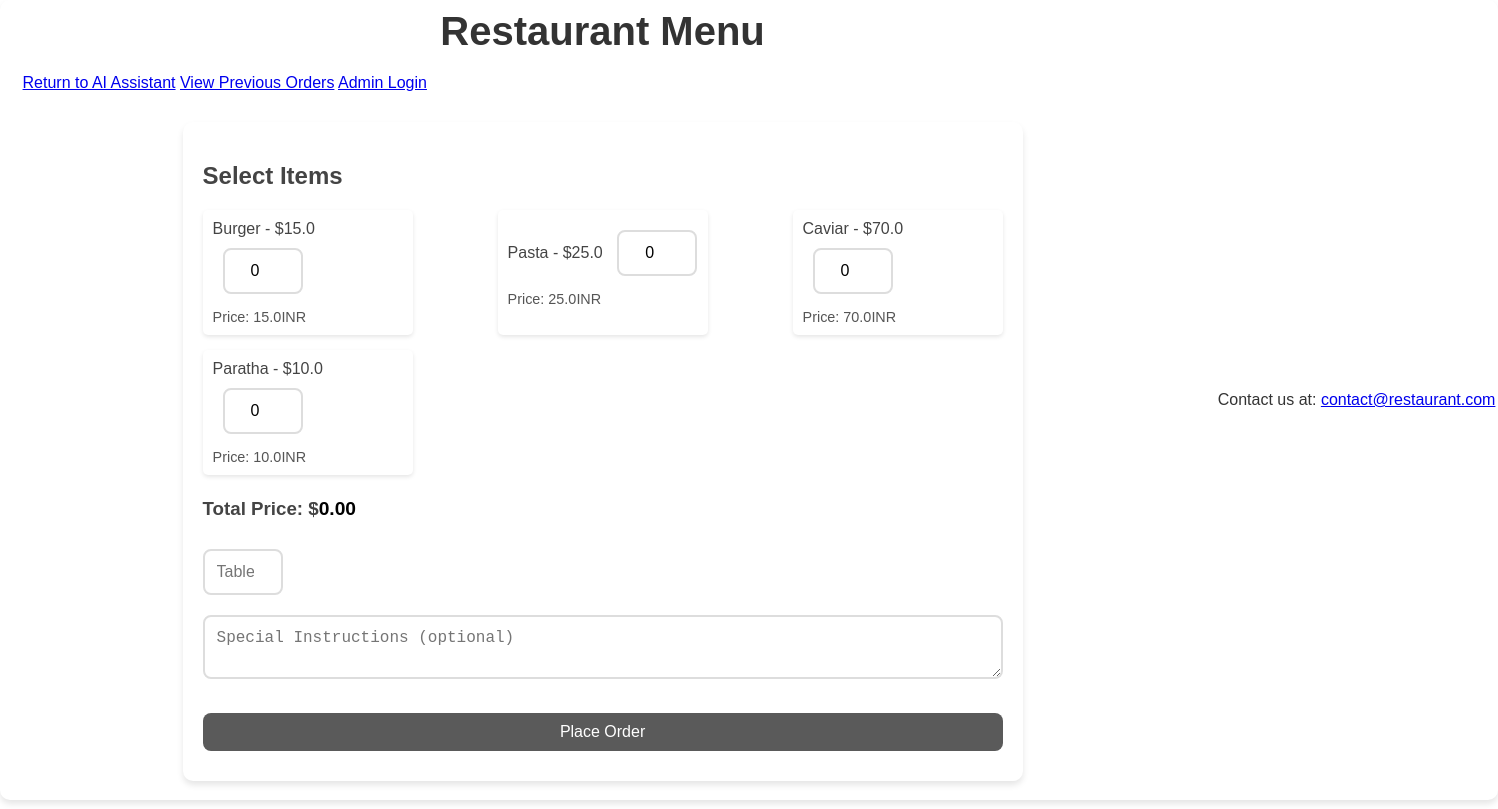
The page /menu on the database its author committed.
### app.py (models this page shows, shortened)
class MenuItem(db.Model):
    id = db.Column(db.Integer, primary_key=True)
    name = db.Column(db.String(100), nullable=False)
    price = db.Column(db.Float, nullable=False)
    ingredients = db.Column(db.String(200))

### app.py (the view)
@app.route('/menu')
def menu():
    items = MenuItem.query.all()
    return render_template('menu.html', items=items)

### templates/menu.html (shortened to what this page needs)
<!DOCTYPE html>
<html lang="en">
<head>
    <link rel="stylesheet" href="{{ url_for('static', filename='style.css') }}">
</head>
<body class="container">
    <div>
        <h1>Restaurant Menu</h1>
        <div class="navigation-links">
            <a href="/" class="highlight">Return to AI Assistant</a>
            <a href="/orders">View Previous Orders</a>
            <a href="/admin_login">Admin Login</a>
        </div>
        <form id="order-form" method="POST" action="/order">
            <h2>Select Items</h2>
            <div id="menu-items">
                {% for item in items %}
                <div class="menu-item" id="item-{{ item.id }}">
                    <label class="item-label">{{ item.name }} - ${{ item.price }}</label>
                    <input type="number" name="quantity_{{ item.id }}" min="0" value="0" class="item-quantity" data-price="{{ item.price }}">
                    <span class="item-price">Price: {{ item.price }}INR</span>
                </div>
                {% endfor %}
            </div>
            <h3>Total Price: $<span id="total-price">0</span></h3>
            <input type="number" name="table_number" placeholder="Table Number" required>
            <textarea name="special_instructions" placeholder="Special Instructions (optional)"></textarea>
            <button type="submit">Place Order</button>
        </form>
    </div>
    <footer>
        <p>Contact us at: <a href="mailto:contact@restaurant.com">contact@restaurant.com</a></p>
    </footer>
</body>
</html>

### static/style.css (style rules this page uses)
body { font-family: Arial, sans-serif; background-color: #f5f5f5; color: #333; margin: 0; padding: 0; }
h1, h2, h3 { font-weight: 600; color: #333; }
h1 { text-align: center; font-size: 2.5rem; margin: 20px 0; }
h2, h3 { color: #444; }
form { max-width: 800px; margin: 30px auto; padding: 20px; background-color: #fff; border-radius: 10px; box-shadow: 0 4px 6px rgba(0, 0, 0, 0.1); }
input, textarea, button { font-size: 1rem; padding: 12px; margin: 10px 0; border: 2px solid #ddd; border-radius: 8px; width: 100%; box-sizing: border-box; }
input[type="number"] { width: 80px; }
button { background-color: #333; color: #fff; cursor: pointer; transition: background-color 0.3s ease; }
#menu-items { display: flex; flex-wrap: wrap; gap: 10px; justify-content: space-between; }
.menu-item { background-color: #fff; padding: 10px; border-radius: 5px; box-shadow: 0 2px 4px rgba(0, 0, 0, 0.1); width: calc(25% - 10px); transition: transform 0.3s ease-in-out; animation: fadeIn 0.5s ease-in-out; margin-bottom: 5px; }
.menu-item label { font-size: 1rem; font-weight: 500; color: #444; }
.item-quantity { text-align: center; font-size: 1rem; width: 50px; margin-left: 10px; }
.item-price { font-size: 0.9rem; color: #555; display: block; margin-top: 5px; }
#total-price { font-size: 1.2rem; font-weight: bold; color: #000; margin-top: 20px; }
form button { background-color: #5a5a5a; border: none; padding: 10px 20px; font-size: 1rem; cursor: pointer; margin-top: 20px; border-radius: 8px; color: white; transition: background-color 0.3s ease; }
.menu-item, .admin-item, li { animation: fadeIn 0.5s ease-in-out; }
.container { display: flex; flex-wrap: wrap; gap: 10px; justify-content: space-between; overflow-y: auto; max-height: 80vh; padding: 20px; background-color: #fff; border-radius: 10px; box-shadow: 0 4px 6px rgba(0, 0, 0, 0.1); }
body.container { display: flex; flex-direction: column; align-items: center; justify-content: center; min-height: 100vh; margin: 0; padding: 0; }
.container > div { width: 100%; max-width: 1200px; padding: 20px; box-sizing: border-box; }
button { background-color: #888; color: #fff; cursor: pointer; transition: background-color 0.3s ease; }

### rows shown on the page
MenuItem: name "Burger", price "15.0"
MenuItem: name "Pasta", price "25.0"
MenuItem: name "Caviar", price "70.0"
MenuItem: name "Paratha", price "10.0"
